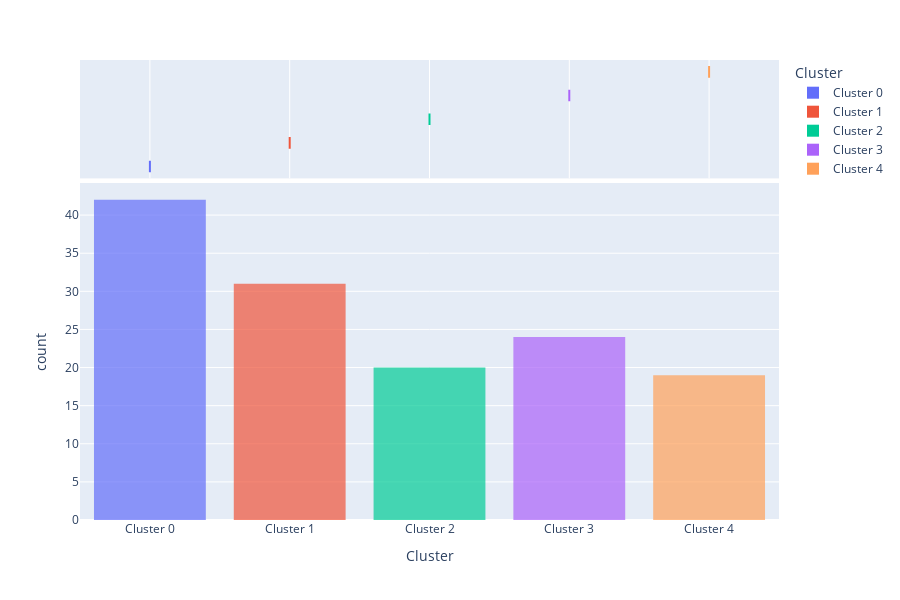

Source (notebook cell):
### Code cell
plot_model(model_kmeans, plot = 'distribution')

### Figure 1 — Plotly figure (JSON) as saved in the notebook; plotly's stock layout.template omitted (floating-point values rounded to 4 significant figures)
{"data": [{"alignmentgroup": "True", "bingroup": "x", "hovertemplate": "Cluster=%{x}<br>count=%{y}<extra></extra>", "legendgroup": "Cluster 0", "marker": {"color": "#636efa", "opacity": 0.7, "pattern": {"shape": ""}}, "name": "Cluster 0", "offsetgroup": "Cluster 0", "orientation": "v", "showlegend": true, "type": "histogram", "x": ["Cluster 0", "Cluster 0", "Cluster 0", "Cluster 0", "Cluster 0", "Cluster 0", "Cluster 0", "Cluster 0", "Cluster 0", "Cluster 0", "Cluster 0", "Cluster 0", "Cluster 0", "Cluster 0", "Cluster 0", "Cluster 0", "Cluster 0", "Cluster 0", "Cluster 0", "Cluster 0", "Cluster 0", "Cluster 0", "Cluster 0", "Cluster 0", "Cluster 0", "Cluster 0", "Cluster 0", "Cluster 0", "Cluster 0", "Cluster 0", "Cluster 0", "Cluster 0", "Cluster 0", "Cluster 0", "Cluster 0", "Cluster 0", "Cluster 0", "Cluster 0", "Cluster 0", "Cluster 0", "Cluster 0", "Cluster 0"], "xaxis": "x", "yaxis": "y"}, {"alignmentgroup": "True", "customdata": [[2, 1, 2], [1, 1, 1], [1, 1, 2], [1, 1, 1], [2, 1, 2], [1, 1, 3], [2, 1, 2], [2, 1, 1], [2, 1, 2], [2, 1, 3], [1, 1, 3], [2, 1, 2], [2, 1, 2], [2, 1, 2], [1, 1, 2], [2, 1, 3], [2, 1, 1], [2, 1, 3], [2, 1, 1], [2, 1, 2], [1, 1, 2], [2, 1, 3], [2, 1, 3], [1, 1, 2], [1, 1, 1], [2, 1, 1], [2, 1, 1], [2, 1, 2], [2, 1, 1], [1, 1, 2], [1, 1, 2], [1, 1, 1], [1, 1, 1], [2, 2, 2], [1, 1, 2], [2, 1, 3], [1, 1, 2], [2, 1, 1], [1, 1, 2], [1, 1, 1], [1, 1, 1], [2, 1, 2]], "hovertemplate": "Cluster=%{x}<br>Escala R=%{customdata[0]}<br>Escala F=%{customdata[1]}<br>Escala M=%{customdata[2]}<extra></extra>", "legendgroup": "Cluster 0", "marker": {"color": "#636efa"}, "name": "Cluster 0", "notched": true, "offsetgroup": "Cluster 0", "showlegend": false, "type": "box", "x": ["Cluster 0", "Cluster 0", "Cluster 0", "Cluster 0", "Cluster 0", "Cluster 0", "Cluster 0", "Cluster 0", "Cluster 0", "Cluster 0", "Cluster 0", "Cluster 0", "Cluster 0", "Cluster 0", "Cluster 0", "Cluster 0", "Cluster 0", "Cluster 0", "Cluster 0", "Cluster 0", "Cluster 0", "Cluster 0", "Cluster 0", "Cluster 0", "Cluster 0", "Cluster 0", "Cluster 0", "Cluster 0", "Cluster 0", "Cluster 0", "Cluster 0", "Cluster 0", "Cluster 0", "Cluster 0", "Cluster 0", "Cluster 0", "Cluster 0", "Cluster 0", "Cluster 0", "Cluster 0", "Cluster 0", "Cluster 0"], "xaxis": "x2", "yaxis": "y2"}, {"alignmentgroup": "True", "bingroup": "x", "hovertemplate": "Cluster=%{x}<br>count=%{y}<extra></extra>", "legendgroup": "Cluster 1", "marker": {"color": "#EF553B", "opacity": 0.7, "pattern": {"shape": ""}}, "name": "Cluster 1", "offsetgroup": "Cluster 1", "orientation": "v", "showlegend": true, "type": "histogram", "x": ["Cluster 1", "Cluster 1", "Cluster 1", "Cluster 1", "Cluster 1", "Cluster 1", "Cluster 1", "Cluster 1", "Cluster 1", "Cluster 1", "Cluster 1", "Cluster 1", "Cluster 1", "Cluster 1", "Cluster 1", "Cluster 1", "Cluster 1", "Cluster 1", "Cluster 1", "Cluster 1", "Cluster 1", "Cluster 1", "Cluster 1", "Cluster 1", "Cluster 1", "Cluster 1", "Cluster 1", "Cluster 1", "Cluster 1", "Cluster 1", "Cluster 1"], "xaxis": "x", "yaxis": "y"}, {"alignmentgroup": "True", "customdata": [[4, 2, 3], [5, 3, 4], [4, 1, 4], [4, 2, 3], [4, 2, 4], [5, 3, 2], [4, 2, 4], [4, 3, 3], [5, 3, 5], [5, 3, 3], [3, 3, 3], [4, 3, 2], [5, 3, 4], [5, 3, 4], [4, 1, 4], [5, 3, 5], [5, 3, 4], [5, 1, 4], [5, 2, 3], [5, 2, 3], [4, 3, 5], [5, 2, 3], [4, 2, 3], [4, 3, 4], [5, 2, 3], [5, 3, 4], [5, 3, 4], [5, 3, 3], [5, 3, 3], [5, 2, 3], [5, 2, 3]], "hovertemplate": "Cluster=%{x}<br>Escala R=%{customdata[0]}<br>Escala F=%{customdata[1]}<br>Escala M=%{customdata[2]}<extra></extra>", "legendgroup": "Cluster 1", "marker": {"color": "#EF553B"}, "name": "Cluster 1", "notched": true, "offsetgroup": "Cluster 1", "showlegend": false, "type": "box", "x": ["Cluster 1", "Cluster 1", "Cluster 1", "Cluster 1", "Cluster 1", "Cluster 1", "Cluster 1", "Cluster 1", "Cluster 1", "Cluster 1", "Cluster 1", "Cluster 1", "Cluster 1", "Cluster 1", "Cluster 1", "Cluster 1", "Cluster 1", "Cluster 1", "Cluster 1", "Cluster 1", "Cluster 1", "Cluster 1", "Cluster 1", "Cluster 1", "Cluster 1", "Cluster 1", "Cluster 1", "Cluster 1", "Cluster 1", "Cluster 1", "Cluster 1"], "xaxis": "x2", "yaxis": "y2"}, {"alignmentgroup": "True", "bingroup": "x", "hovertemplate": "Cluster=%{x}<br>count=%{y}<extra></extra>", "legendgroup": "Cluster 2", "marker": {"color": "#00cc96", "opacity": 0.7, "pattern": {"shape": ""}}, "name": "Cluster 2", "offsetgroup": "Cluster 2", "orientation": "v", "showlegend": true, "type": "histogram", "x": ["Cluster 2", "Cluster 2", "Cluster 2", "Cluster 2", "Cluster 2", "Cluster 2", "Cluster 2", "Cluster 2", "Cluster 2", "Cluster 2", "Cluster 2", "Cluster 2", "Cluster 2", "Cluster 2", "Cluster 2", "Cluster 2", "Cluster 2", "Cluster 2", "Cluster 2", "Cluster 2"], "xaxis": "x", "yaxis": "y"}, {"alignmentgroup": "True", "customdata": [[5, 5, 4], [5, 5, 3], [5, 5, 4], [5, 4, 4], [5, 5, 4], [5, 5, 4], [5, 4, 4], [5, 4, 3], [5, 5, 4], [5, 5, 3], [5, 4, 5], [5, 5, 5], [5, 5, 5], [5, 5, 3], [5, 4, 4], [4, 4, 4], [5, 5, 4], [4, 4, 3], [5, 5, 4], [5, 5, 5]], "hovertemplate": "Cluster=%{x}<br>Escala R=%{customdata[0]}<br>Escala F=%{customdata[1]}<br>Escala M=%{customdata[2]}<extra></extra>", "legendgroup": "Cluster 2", "marker": {"color": "#00cc96"}, "name": "Cluster 2", "notched": true, "offsetgroup": "Cluster 2", "showlegend": false, "type": "box", "x": ["Cluster 2", "Cluster 2", "Cluster 2", "Cluster 2", "Cluster 2", "Cluster 2", "Cluster 2", "Cluster 2", "Cluster 2", "Cluster 2", "Cluster 2", "Cluster 2", "Cluster 2", "Cluster 2", "Cluster 2", "Cluster 2", "Cluster 2", "Cluster 2", "Cluster 2", "Cluster 2"], "xaxis": "x2", "yaxis": "y2"}, {"alignmentgroup": "True", "bingroup": "x", "hovertemplate": "Cluster=%{x}<br>count=%{y}<extra></extra>", "legendgroup": "Cluster 3", "marker": {"color": "#ab63fa", "opacity": 0.7, "pattern": {"shape": ""}}, "name": "Cluster 3", "offsetgroup": "Cluster 3", "orientation": "v", "showlegend": true, "type": "histogram", "x": ["Cluster 3", "Cluster 3", "Cluster 3", "Cluster 3", "Cluster 3", "Cluster 3", "Cluster 3", "Cluster 3", "Cluster 3", "Cluster 3", "Cluster 3", "Cluster 3", "Cluster 3", "Cluster 3", "Cluster 3", "Cluster 3", "Cluster 3", "Cluster 3", "Cluster 3", "Cluster 3", "Cluster 3", "Cluster 3", "Cluster 3", "Cluster 3"], "xaxis": "x", "yaxis": "y"}, {"alignmentgroup": "True", "customdata": [[3, 1, 3], [3, 1, 2], [3, 2, 3], [3, 1, 1], [3, 1, 2], [3, 1, 3], [3, 1, 1], [3, 1, 1], [3, 2, 3], [3, 1, 1], [3, 1, 2], [3, 1, 3], [3, 1, 2], [3, 1, 2], [3, 1, 3], [3, 1, 3], [3, 1, 2], [3, 1, 1], [3, 1, 2], [3, 1, 2], [3, 1, 2], [3, 1, 1], [3, 1, 2], [3, 1, 2]], "hovertemplate": "Cluster=%{x}<br>Escala R=%{customdata[0]}<br>Escala F=%{customdata[1]}<br>Escala M=%{customdata[2]}<extra></extra>", "legendgroup": "Cluster 3", "marker": {"color": "#ab63fa"}, "name": "Cluster 3", "notched": true, "offsetgroup": "Cluster 3", "showlegend": false, "type": "box", "x": ["Cluster 3", "Cluster 3", "Cluster 3", "Cluster 3", "Cluster 3", "Cluster 3", "Cluster 3", "Cluster 3", "Cluster 3", "Cluster 3", "Cluster 3", "Cluster 3", "Cluster 3", "Cluster 3", "Cluster 3", "Cluster 3", "Cluster 3", "Cluster 3", "Cluster 3", "Cluster 3", "Cluster 3", "Cluster 3", "Cluster 3", "Cluster 3"], "xaxis": "x2", "yaxis": "y2"}, {"alignmentgroup": "True", "bingroup": "x", "hovertemplate": "Cluster=%{x}<br>count=%{y}<extra></extra>", "legendgroup": "Cluster 4", "marker": {"color": "#FFA15A", "opacity": 0.7, "pattern": {"shape": ""}}, "name": "Cluster 4", "offsetgroup": "Cluster 4", "orientation": "v", "showlegend": true, "type": "histogram", "x": ["Cluster 4", "Cluster 4", "Cluster 4", "Cluster 4", "Cluster 4", "Cluster 4", "Cluster 4", "Cluster 4", "Cluster 4", "Cluster 4", "Cluster 4", "Cluster 4", "Cluster 4", "Cluster 4", "Cluster 4", "Cluster 4", "Cluster 4", "Cluster 4", "Cluster 4"], "xaxis": "x", "yaxis": "y"}, {"alignmentgroup": "True", "customdata": [[4, 1, 3], [4, 1, 2], [4, 1, 2], [4, 1, 1], [5, 2, 2], [4, 1, 2], [4, 1, 3], [5, 1, 1], [5, 1, 2], [5, 1, 3], [5, 1, 1], [5, 1, 2], [5, 1, 2], [4, 1, 2], [5, 1, 2], [5, 2, 2], [5, 1, 2], [4, 1, 3], [4, 1, 2]], "hovertemplate": "Cluster=%{x}<br>Escala R=%{customdata[0]}<br>Escala F=%{customdata[1]}<br>Escala M=%{customdata[2]}<extra></extra>", "legendgroup": "Cluster 4", "marker": {"color": "#FFA15A"}, "name": "Cluster 4", "notched": true, "offsetgroup": "Cluster 4", "showlegend": false, "type": "box", "x": ["Cluster 4", "Cluster 4", "Cluster 4", "Cluster 4", "Cluster 4", "Cluster 4", "Cluster 4", "Cluster 4", "Cluster 4", "Cluster 4", "Cluster 4", "Cluster 4", "Cluster 4", "Cluster 4", "Cluster 4", "Cluster 4", "Cluster 4", "Cluster 4", "Cluster 4"], "xaxis": "x2", "yaxis": "y2"}], "layout": {"barmode": "relative", "height": 600, "legend": {"title": {"text": "Cluster"}, "tracegroupgap": 0}, "margin": {"t": 60}, "xaxis": {"anchor": "y", "categoryarray": ["Cluster 0", "Cluster 1", "Cluster 2", "Cluster 3", "Cluster 4"], "categoryorder": "array", "domain": [0, 1], "title": {"text": "Cluster"}}, "xaxis2": {"anchor": "y2", "domain": [0, 1], "matches": "x", "showgrid": true, "showticklabels": false}, "yaxis": {"anchor": "x", "domain": [0, 0.7326], "title": {"text": "count"}}, "yaxis2": {"anchor": "x2", "domain": [0.7426, 1], "matches": "y2", "showgrid": false, "showline": false, "showticklabels": false, "ticks": ""}}}
